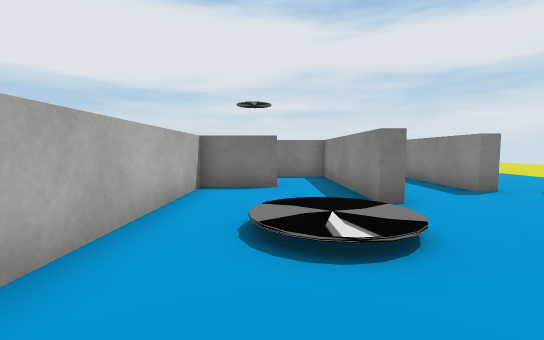
View 1 (above)

16 first-person views from a walk through a Unity game level. The camera is 0.46 m above the floor, tilts 4° down and sees 90° across. The floor is counted in squares, 0.5 m on a side. Each view is taken from the middle of a square. On the plan, view 1 faces up. The plan holds only what a view shows up to about 11 squares ahead; the rest is blank. The place goes on beyond the plan. The player character is not drawn. Some surface patterns are stand-ins.

View 2
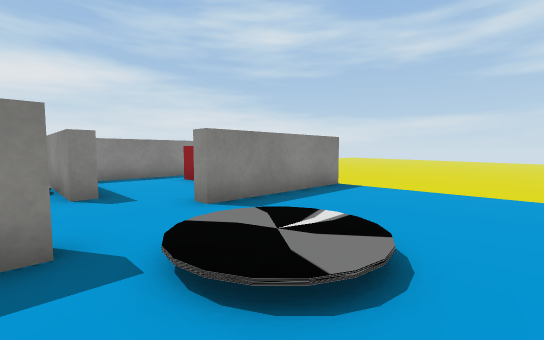

View 3
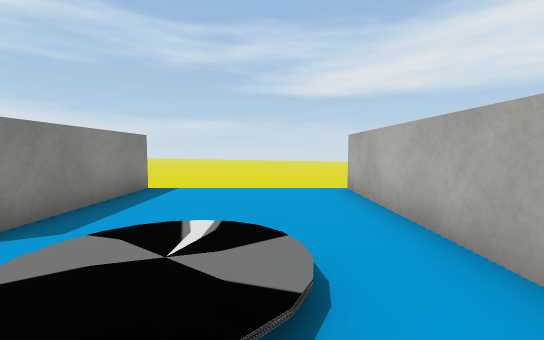

View 4
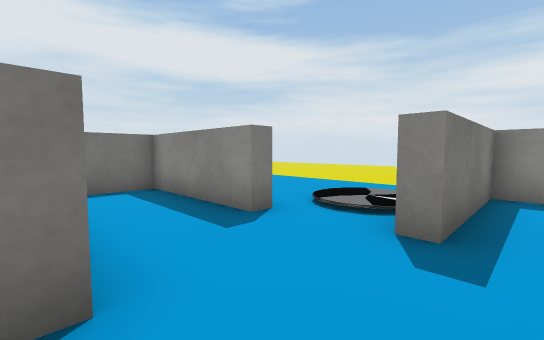

View 5
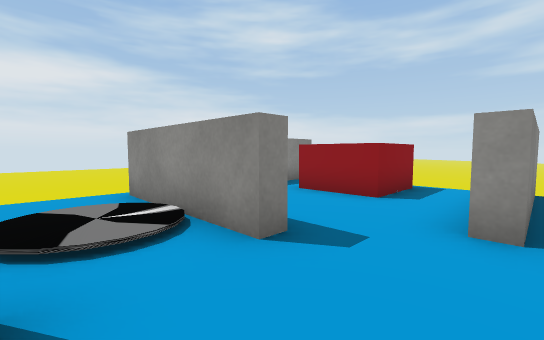

View 6
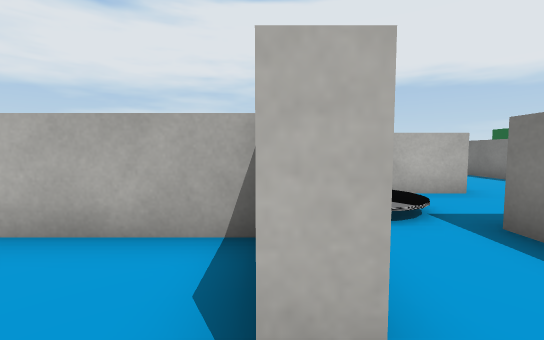

View 7
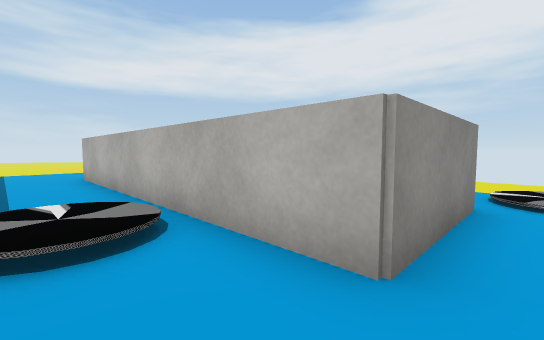

View 8
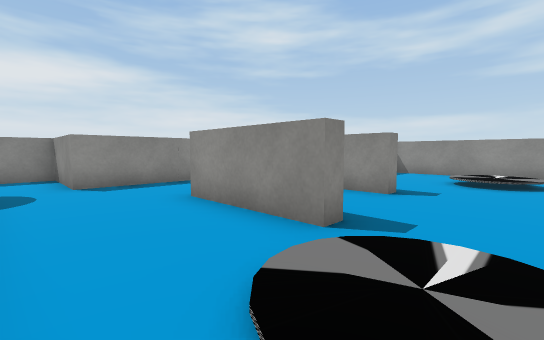

View 9
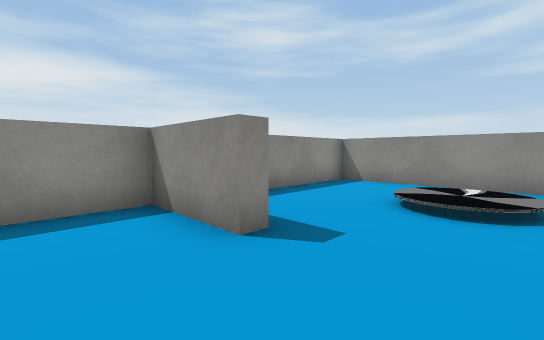

View 10
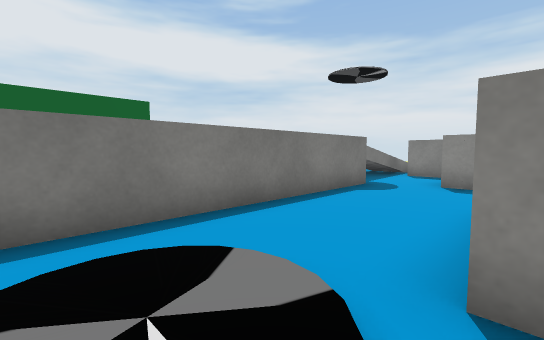

View 11
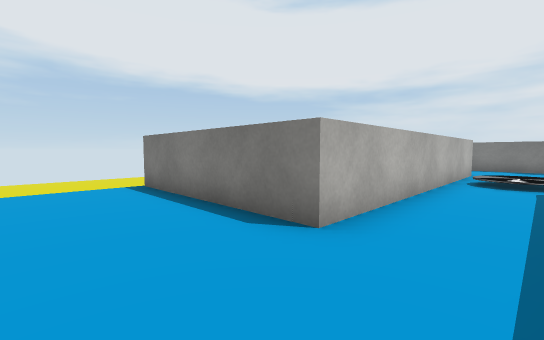

View 12
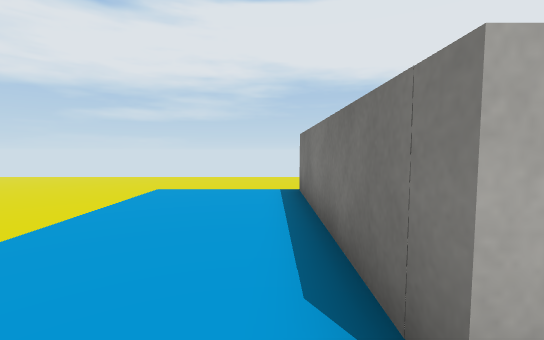

View 13
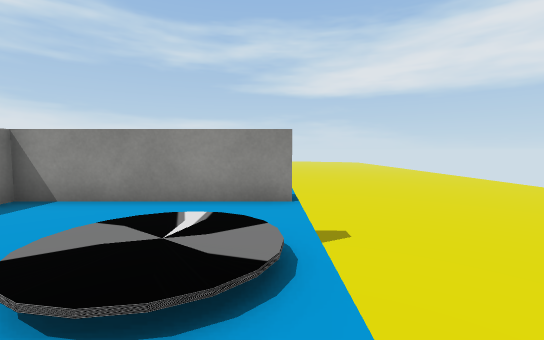

View 14
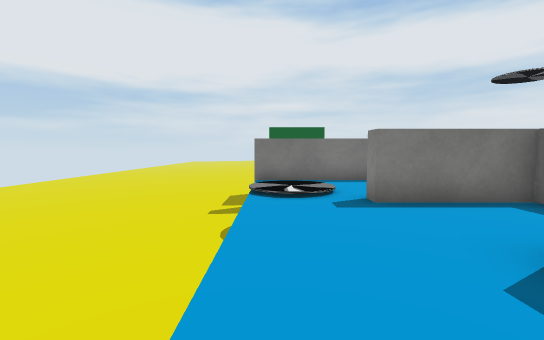

View 15
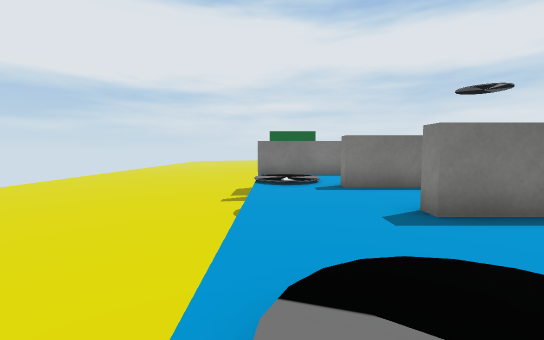

View 16
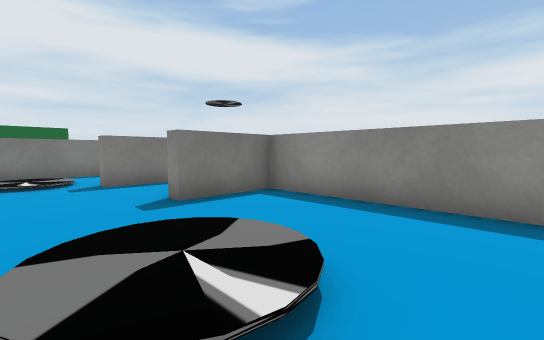

### Floor plan
Key: @ floor where view 1 was taken; # wall or solid block; . floor; v drop or lower ground; O other object.
Columns run from 11 left of view 1 to 9 right of it. Each row starts with its distance up from view 1.
 17 v
 16 vOOO
 15 v####### vvvv
 14 v...........#
 13 v........####
 12 v........#
 11 v..####..#
 10 v.....#..########
  9 v.....#......#..# ...
  8 v...###......#..# ...
  7 v.....#..###.#..#....
  6  .....#..#...#.......
  5  .....#..#...#.......
  4 v.....#..#.......####
  3 v.....#..#..........#
  2 v######..#....#.....#
  1 v........#....#.....#
  0 v........#.@..#..OO.#
 -1 v........#....#..OO #
 -2 vvvvv  v vvvvvvvv

Where each view was taken, in squares from view 1:
view 1: 0 up, 0 right, facing up
view 2: 5 up, 1 left, facing down-right
view 3: 5 up, 0 right, facing down
view 4: 3 up, 2 right, facing up-right
view 5: 6 up, 3 right, facing down-right
view 6: 7 up, 1 right, facing left
view 7: 12 up, 3 left, facing down-left
view 8: 14 up, 10 left, facing down-right
view 9: 10 up, 10 left, facing down-right
view 10: 11 up, 10 left, facing up-right
view 11: 1 down, 3 left, facing up-left
view 12: 1 up, 4 left, facing left
view 13: 7 up, 10 left, facing down
view 14: 6 up, 10 left, facing up
view 15: 4 up, 10 left, facing up
view 16: 3 up, 10 left, facing up-right
